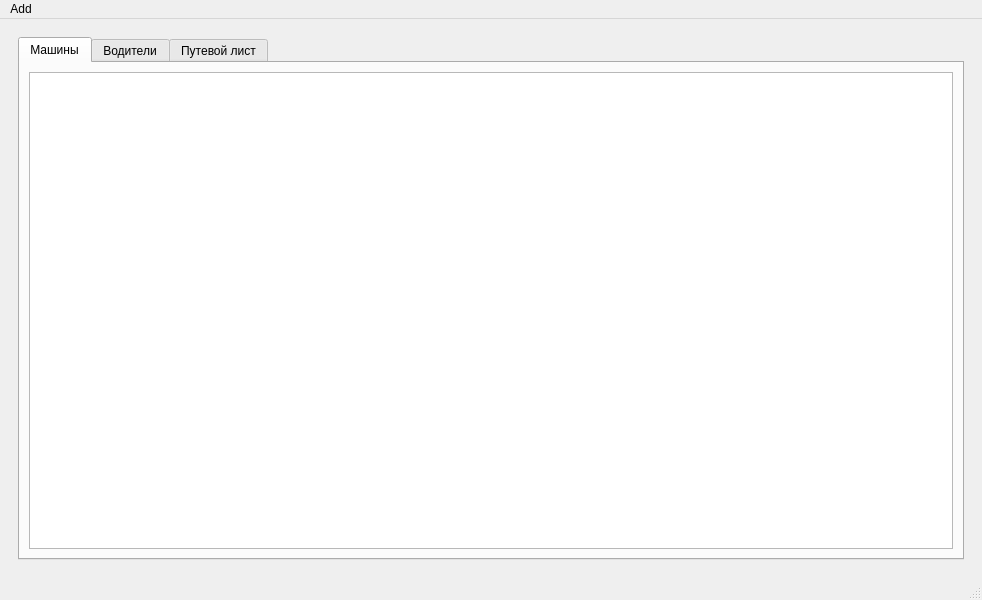
<?xml version="1.0" encoding="UTF-8"?>
<ui version="4.0">
 <class>MainWindow</class>
 <widget class="QMainWindow" name="MainWindow">
  <property name="geometry">
   <rect>
    <x>0</x>
    <y>0</y>
    <width>982</width>
    <height>600</height>
   </rect>
  </property>
  <property name="windowTitle">
   <string>MainWindow</string>
  </property>
  <widget class="QWidget" name="centralwidget">
   <layout class="QGridLayout" name="gridLayout">
    <item row="0" column="0">
     <widget class="QWidget" name="widget" native="true">
      <layout class="QGridLayout" name="gridLayout_3">
       <item row="0" column="0">
        <widget class="QTabWidget" name="tabWidget">
         <property name="currentIndex">
          <number>0</number>
         </property>
         <widget class="QWidget" name="cars">
          <attribute name="title">
           <string>Машины</string>
          </attribute>
          <layout class="QGridLayout" name="gridLayout_4">
           <item row="0" column="0">
            <widget class="QTableWidget" name="AutoTable"/>
           </item>
          </layout>
         </widget>
         <widget class="QWidget" name="drivers">
          <attribute name="title">
           <string>Водители</string>
          </attribute>
          <widget class="QTableWidget" name="DriversTable">
           <property name="geometry">
            <rect>
             <x>0</x>
             <y>10</y>
             <width>361</width>
             <height>541</height>
            </rect>
           </property>
          </widget>
         </widget>
         <widget class="QWidget" name="Travels">
          <attribute name="title">
           <string>Путевой лист</string>
          </attribute>
          <layout class="QGridLayout" name="gridLayout_2">
           <item row="0" column="0">
            <widget class="QTableWidget" name="tableWidget"/>
           </item>
          </layout>
         </widget>
        </widget>
       </item>
      </layout>
     </widget>
    </item>
   </layout>
  </widget>
  <widget class="QStatusBar" name="statusbar"/>
  <widget class="QMenuBar" name="menuBar">
   <property name="geometry">
    <rect>
     <x>0</x>
     <y>0</y>
     <width>982</width>
     <height>26</height>
    </rect>
   </property>
   <widget class="QMenu" name="menuAdd">
    <property name="title">
     <string>Add</string>
    </property>
    <addaction name="actionCar"/>
    <addaction name="actionDriver"/>
    <addaction name="action_3"/>
   </widget>
   <addaction name="menuAdd"/>
  </widget>
  <action name="actionCar">
   <property name="text">
    <string>Car</string>
   </property>
  </action>
  <action name="actionDriver">
   <property name="text">
    <string>Driver</string>
   </property>
  </action>
  <action name="action_3">
   <property name="text">
    <string>Путешествие</string>
   </property>
  </action>
 </widget>
 <resources/>
 <connections/>
</ui>
